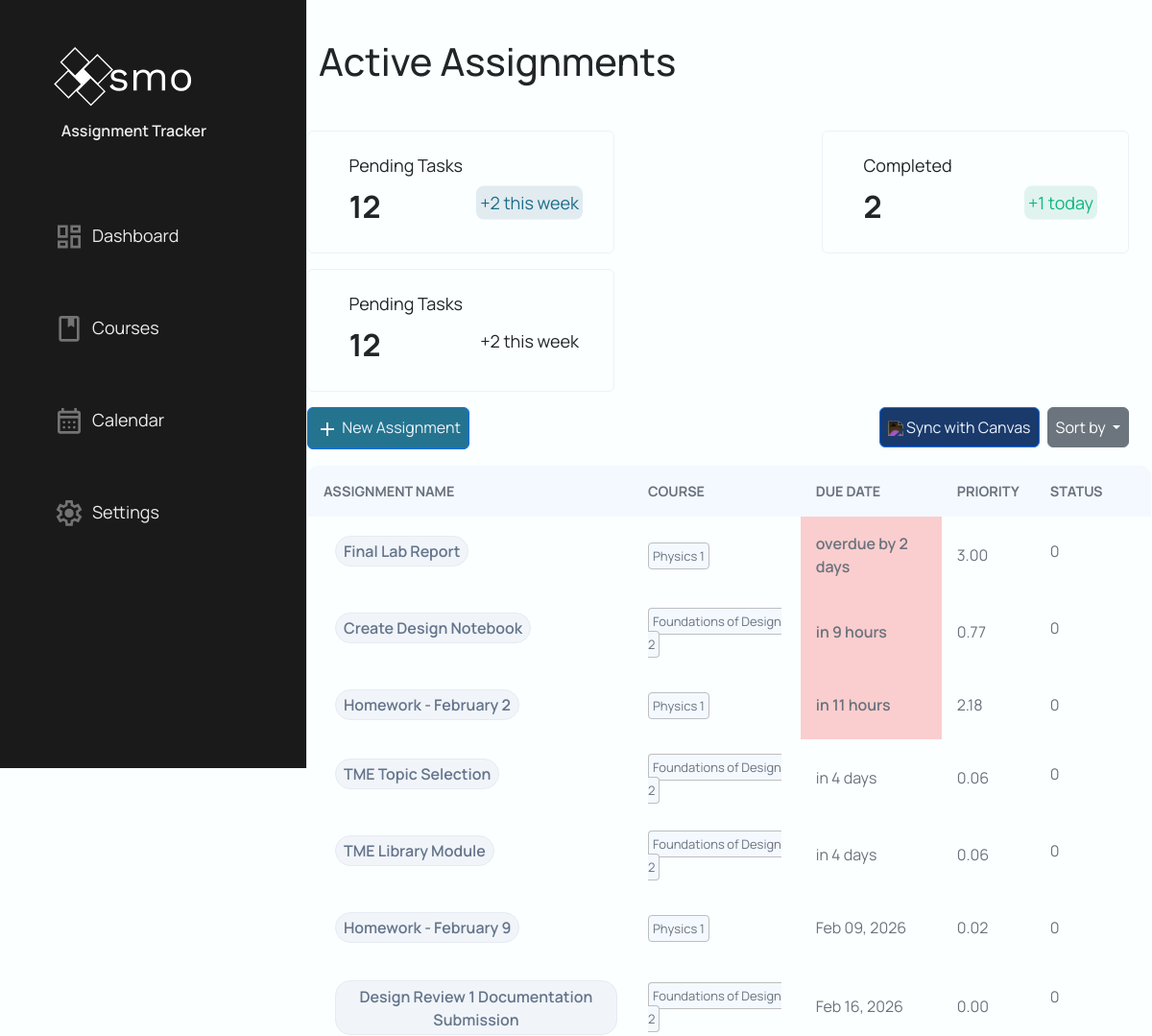
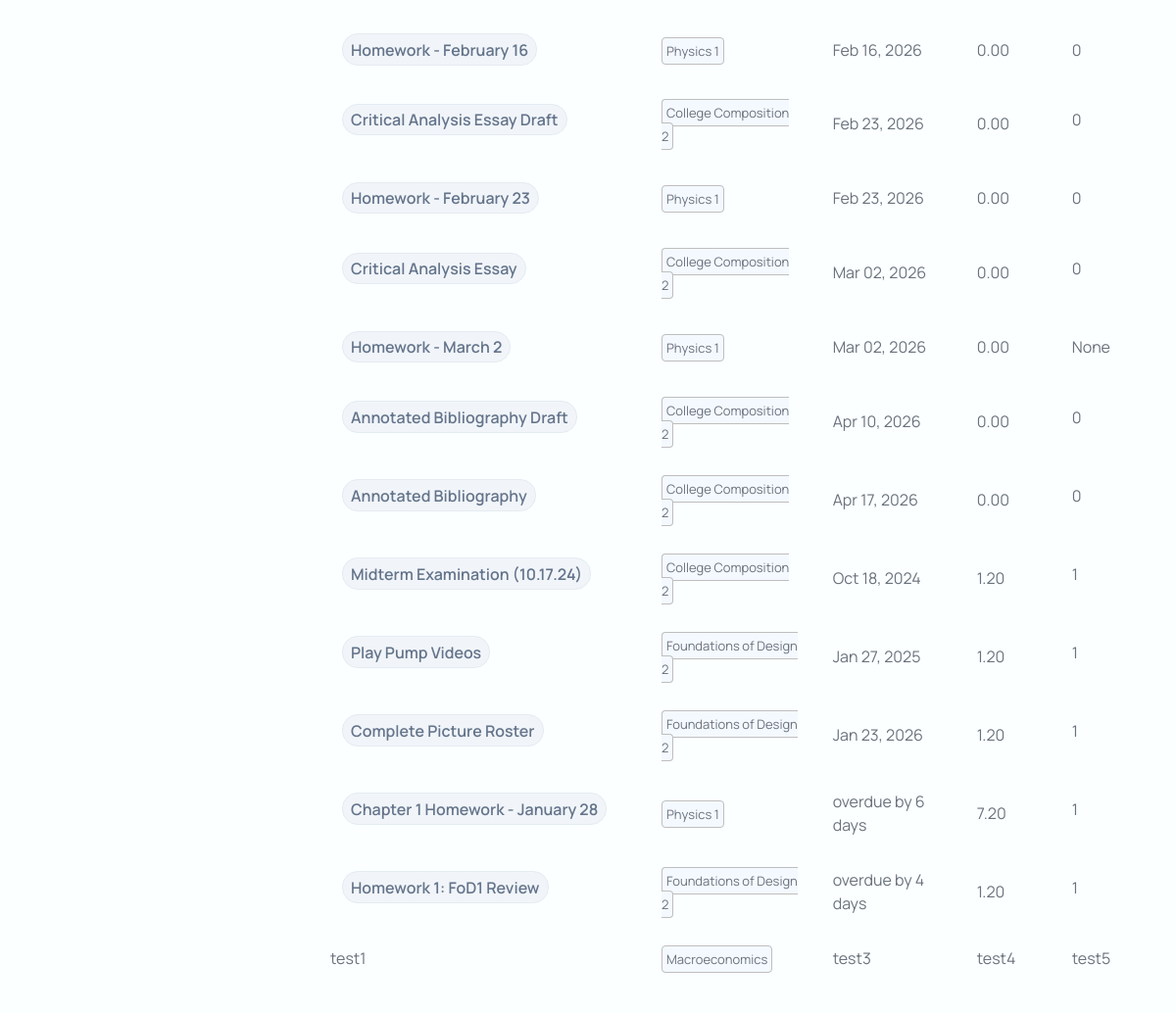
The page /dashboard/ (signed in) on the database its author committed (2 pictures, top to bottom).
### models/assignment.py (models this page shows, shortened)
class Assignment(db.Model):
    __tablename__ = "assignments"
    assignment_id = db.Column("assignment_id", db.Integer, primary_key=True, autoincrement=True)
    user_id = db.Column("user_id", db.Integer, db.ForeignKey("users.user_id"), nullable=False)
    course_id = db.Column("course_id", db.Integer, db.ForeignKey("courses.course_id"), nullable=False)
    course = db.relationship("Course", back_populates="assignments", foreign_keys="Assignment.course_id")
    title = db.Column("title", db.Text, nullable=False)
    description = db.Column("description", db.Text, nullable=True)
    due = db.Column("due", db.Text, nullable=False)        # ISO-8601 text datetime recommended
    status = db.Column("status", db.Integer, nullable=True)  # 0/1 or enum-like int
    created = db.Column("created", db.Text, nullable=True)
    updated = db.Column("updated", db.Text, nullable=True)
    points_possible = db.Column("points_possible", db.Integer, nullable=True)
    score = db.Column("score", db.Float, nullable=True)  # Actual score achieved
    canvas_assignment_id = db.Column("canvas_assignment_id", db.Integer, nullable=True)
    workflow_state = db.Column("workflow_state", db.Text, nullable=True)
    unlock_at = db.Column("unlock_at", db.Text, nullable=True)
    html_url = db.Column("html_url", db.Text, nullable=True)
    submission_type = db.Column("submission_type", db.Text, nullable=True)
    canvas_base_url = db.Column("canvas_base_url", db.Text, nullable=True)
    last_canvas_sync = db.Column("last_canvas_sync", db.Text, nullable=True)
    effort = db.Column("effort", db.Integer, nullable=True, default=1) # 1=Low, 2=Med, 3=High
    event_id = db.Column("event_id", db.Text, nullable=True)

### models/courses.py (models this page shows, shortened)
class Course(db.Model):
    __tablename__ = "courses"
    assignments = db.relationship("Assignment",
                                  back_populates="course",
                                  foreign_keys="Assignment.course_id",
                                  primaryjoin = "Course.course_id == Assignment.course_id"
                                  )
    course_id = db.Column(
        "course_id",
        db.Integer,
        primary_key=True,
        autoincrement=True
    )
    user_id = db.Column(
        "user_id",
        db.Integer,
        db.ForeignKey("users.user_id"),
        nullable=False
    )
    course_name = db.Column(
        "course_name",
        db.Text,
        nullable=False
    )
    course_code = db.Column(
        "course_code",
        db.Text,
        nullable=False
    )
    canvas_course_id = db.Column(
        "canvas_course_id",
        db.Integer,
        nullable=True
    )
    workflow_state = db.Column(
        "workflow_state",
        db.Text,
        nullable=True
    )
    time_zone = db.Column(
        "time_zone",
        db.Text,
        nullable=True
    )
    end_at = db.Column(
        "end_at",
        db.Text,
        nullable=False
    )
    last_sync = db.Column(
        "last_sync",
        db.Text,
        nullable=True
    )
    canvas_base_url = db.Column(
        "canvas_base_url",
        db.Text,
        nullable=True
    )
    weight = db.Column(
        "weight",
        db.Float,
        default=1.0,
        nullable=False
    )

### Website/MainPage/mainPage.py (the view)
@mainPage_bp.route("/dashboard/", methods=["POST", "GET"])
@login_required
def dashboard():
    user_id = current_user.user_id
    assignmentRepo = AssignmentRepo()
    courseRepo = CourseRepo()
    userRepo = UserRepo()
    deleteForm = DeleteAssignment()
    assignmentForm = AssignmentCreateForm().updateCourseSelect(courseRepo.getAllCoursesById(user_id))
    editAssignmentForm = EditAssignmentForm()
    checkForm = CheckForm()
    sort_key = (request.args.get("sort"))
    if sort_key is None:
        sort_key = "due"
    else:
        sort_key = sort_key.strip().lower()
    SORT_MAP = {
    "course"      : assignmentRepo.get_SortedByName_Assignment,
    "due"       : assignmentRepo.get_SortedByDue_Assignment,
    "points"    : assignmentRepo.get_SortedByPoints_Assignment,
    "priority"  : assignmentRepo.getAllAssignmentById # Sort manually after calculation
    }
    assignments = SORT_MAP.get(sort_key, assignmentRepo.getAllAssignmentById)(user_id)
    scoring_service = ScoringService(user_id)
    for assignment in assignments:
        assignment.priority_score = scoring_service.calculate_score(assignment, assignment.course)
        assignment.due_display, assignment.due_hour = format_due_display(assignment.due)
    if sort_key == "priority":
        assignments.sort(key=lambda x: x.priority_score, reverse=True)
    if deleteForm.validate_on_submit:
        print(f"Assignment ID: {deleteForm.assignment_id.data}")
    completed = userRepo.getComplete(user_id)
    return render_template("dashboard.html",
                        completed=completed,
                        assignments=assignments,
                        deleteForm=deleteForm,
                        assignmentForm=assignmentForm,
                        editForm=editAssignmentForm,
                        checkForm=checkForm)

### Website/MainPage/templates/dashboard.html (shortened to what this page needs)
{% extends "base.html" %}
{% block content %}
{% block head %}
    <link rel="stylesheet" type="text/css" href="{{ url_for('static', filename='dashboard.css') }}">
    <link rel="stylesheet" type="text/css" href="{{ url_for('static', filename='modal.css') }}">
    <link rel="stylesheet" type="text/css" href="{{ url_for('static', filename='button.css') }}">
    <link rel="stylesheet" type="text/css" href="{{ url_for('static', filename='toast.css') }}">
{%  endblock %}
    <div class="container h-100 w-100">
        <div class="toast-container position-fixed top-0 end-0 p-3">
        </div>
        <div class="col w-100">
            <div class="row">
                <h1>Active Assignments</h1>
            </div>
            <div class="row card-div">
                <div class="card">
                    <p class="card-header1">Pending Tasks</p>
                    <p class="card-number">12</p>
                    <div class="tally">
                        <p class="card-tally-pending">+2 this week</p>
                    </div>
                </div>
                <div class="card">
                    <p class="card-header1">Completed</p>
                    <p class="card-number">{{completed}}</p>
                    <div class="tally">
                        <p class="card-tally-completed">+1 today</p>
                    </div>
                </div>
                <div class="card">
                    <p class="card-header1">Pending Tasks</p>
                    <p class="card-number">12</p>
                    <div class="tally">
                        <p class="card-tally-due">+2 this week</p>
                    </div>
                </div>
            </div>
            <div class="row button-div mt-3 mb-3 w-100">
                <div class="w-auto p-0">
                    <button type="button" class="btn btn-primary btn-create" onclick=showCreateModal()>
                        <img class="create-img" src="{{ url_for('static', filename='/images/navbar/add.svg') }}">
                        New Assignment
                    </button>
                </div>
                <div class="w-auto p-0 ms-auto">
                    <button type="button" class="btn btn-primary" id="sync" onclick=sync()>
                        <img class="btn-icon" src="{{ url_for('static', filename='images/icons/sync1.svg') }}">
                        Sync with Canvas
                    </button>
                </div>
                <div class="w-auto p-0 dropdown">
                    <button class="btn btn-secondary dropdown-toggle" type="button" data-bs-toggle="dropdown" aria-expanded="false">
                        Sort by
                    </button>
                </div>
            </div>
            <div class="row table-div">
                <table class="assignment-table">
                    <tr>
                        <th>Assignment Name</th>
                        <th>Course</th>
                        <th>Due Date</th>
                        <th>Priority</th>
                        <th>Status</th>
                    </tr>
                    {% for assignment in assignments %}
                        <tr class="table-row">
                            <td class="title d-flex align-items-center">
                                <form method="POST" action="/dashboard/assignments/{{ assignment.assignment_id }}/complete" class="d-flex align-items-center m-0 p-0 complete-form">
                                </form>
                                <button
                                    class="btn-name"
                                    onclick=showEditModal(this)
                                    data-assignment-id="{{assignment.assignment_id}}"
                                    data-canvas-id="{{assignment.canvas_assignment_id}}"
                                    data-assignment-name="{{assignment.title}}"
                                    data-assignment-desc="{{assignment.description}}"
                                    data-effort="{{assignment.effort}}"
                                    data-url="{{assignment.html_url}}">
                                    {{assignment.title}}
                                </button>
                            </td>
                            <td><a class="course-name">{{assignment.course.course_name}}</a></td>
                                {% if assignment.due_hour is none %}
                                    <td>{{assignment.due_display}}</td>
                                {% elif assignment.due_hour == "overdue" and assignment.status != 1 %}
                                    <td class="due-24">{{assignment.due_display}}</td>
                                {% elif assignment.due_hour is string %}
                                    <td>{{assignment.due_display}}</td>
                                {% elif assignment.due_hour < 24 %}
                                    <td class="due-24">{{assignment.due_display}}</td>
                                {% elif assignment.due_hour < 72 %}
                                    <td class="due-72">{{assignment.due_display}}</td>
                                {% else %}
                                    <td>{{assignment.due_display}}</td>
                                {% endif %}
                            <td class="priority">{{"%.2f"|format(assignment.priority_score)}}</td>
                            <td class="status d-flex align-items-center">
                                {{assignment.status}}
                            </td>
                        </tr>
                    </div>
                    {% endfor %}
                    <tr>
                        <td>test1</td>
                        <td><a class="course-name">Macroeconomics</a></td>
                        <td>test3</td>
                        <td>test4</td>
                        <td>test5</td>
                    </tr>
{% endblock %}

### templates/base.html (shortened to what this page needs)
<!doctype html>
<html lang="en">
<head>
    <link href="https://cdn.jsdelivr.net/npm/bootstrap@5.3.8/dist/css/bootstrap.min.css" rel="stylesheet">
    <link rel="stylesheet" type="text/css" href="{{ url_for('static', filename='base.css') }}">
    <link rel="stylesheet" href="https://cdn.jsdelivr.net">
    {% block head %}{% endblock %}
</head>
<body>
    <div class="wrapper">
        <div class="sidebar-div">
            <ul class="sidebar">
                <div class="item">
                    <li>
                        <a>
                            <img class="nav-logo" src="{{ url_for('static', filename='/images/login/OsmoLogo.svg') }}">
                            <p class="text1 brand">Assignment Tracker</p>
                        </a>
                    </li>
                </div>
                <div class="item">
                    <li class="sidebar-item sidebar-brand">
                        <a href="{{ url_for('mainPage.dashboard') }}"class="sidebar-link">
                            <img class="nav-img" src="{{ url_for('static', filename='/images/navbar/dashboard1.svg') }}">
                            <span class="text1">Dashboard</span>
                        </a>
                    </li>
                </div>
                <div class="item">
                    <li class="sidebar-item">
                        <a href="{{ url_for('courses.course') }}" class="sidebar-link">
                            <img class="nav-img" src="{{ url_for('static', filename='/images/navbar/courses1.svg') }}">
                            <span class="text1">Courses</span>
                        </a>
                </div>
                <div class="item">
                    <li class="sidebar-item">
                        <a href="{{ url_for('calendar.calendar') }}" class="sidebar-link">
                            <img class="nav-img" src="{{ url_for('static', filename='/images/navbar/calendar.svg') }}">
                            <span class="text1">Calendar</span>
                        </a>
                    </li>
                </div>
                <div class="item">
                    <li class="sidebar-item">
                        <a href="{{ url_for('settings.settings') }}" class="sidebar-link">
                            <img class="nav-img" src="{{ url_for('static', filename='/images/navbar/settings.svg') }}">
                            <span class="text1">Settings</span>
                        </a>
                    </li>
                </div>
            </ul>
        </div>
        <div class="main w-100 d-flex flex-row">
            {%block content%}
            {%endblock%}
</body>

### rows shown on the page
Assignment: title "Final Lab Report", course.course_name "Physics 1", due_display "overdue by 2 days", priority_score "3.00", status "0"
Assignment: title "Create Design Notebook", course.course_name "Foundations of Design 2", due_display "in 9 hours", priority_score "0.77", status "0"
Assignment: title "Homework - February 2", course.course_name "Physics 1", due_display "in 11 hours", priority_score "2.18", status "0"
Assignment: title "TME Topic Selection", course.course_name "Foundations of Design 2", due_display "in 4 days", priority_score "0.06", status "0"
Assignment: title "TME Library Module", course.course_name "Foundations of Design 2", due_display "in 4 days", priority_score "0.06", status "0"
Assignment: title "Homework - February 9", course.course_name "Physics 1", due_display "Feb 09, 2026", priority_score "0.02", status "0"
Assignment: title "Design Review 1 Documentation Submission", course.course_name "Foundations of Design 2", due_display "Feb 16, 2026", priority_score "0.00", status "0"
Assignment: title "Homework - February 16", course.course_name "Physics 1", due_display "Feb 16, 2026", priority_score "0.00", status "0"
Assignment: title "Critical Analysis Essay Draft", course.course_name "College Composition 2", due_display "Feb 23, 2026", priority_score "0.00", status "0"
Assignment: title "Homework - February 23", course.course_name "Physics 1", due_display "Feb 23, 2026", priority_score "0.00", status "0"
Assignment: title "Critical Analysis Essay", course.course_name "College Composition 2", due_display "Mar 02, 2026", priority_score "0.00", status "0"
Assignment: title "Homework - March 2", course.course_name "Physics 1", due_display "Mar 02, 2026", priority_score "0.00", status "None"
Assignment: title "Annotated Bibliography Draft", course.course_name "College Composition 2", due_display "Apr 10, 2026", priority_score "0.00", status "0"
Assignment: title "Annotated Bibliography", course.course_name "College Composition 2", due_display "Apr 17, 2026", priority_score "0.00", status "0"
Assignment: title "Midterm Examination (10.17.24)", course.course_name "College Composition 2", due_display "Oct 18, 2024", priority_score "1.20", status "1"
Assignment: title "Play Pump Videos", course.course_name "Foundations of Design 2", due_display "Jan 27, 2025", priority_score "1.20", status "1"
Assignment: title "Complete Picture Roster", course.course_name "Foundations of Design 2", due_display "Jan 23, 2026", priority_score "1.20", status "1"
Assignment: title "Chapter 1 Homework - January 28", course.course_name "Physics 1", due_display "overdue by 6 days", priority_score "7.20", status "1"
Assignment: title "Homework 1: FoD1 Review", course.course_name "Foundations of Design 2", due_display "overdue by 4 days", priority_score "1.20", status "1"

### other values the page prints
{{ completed }} "2"
